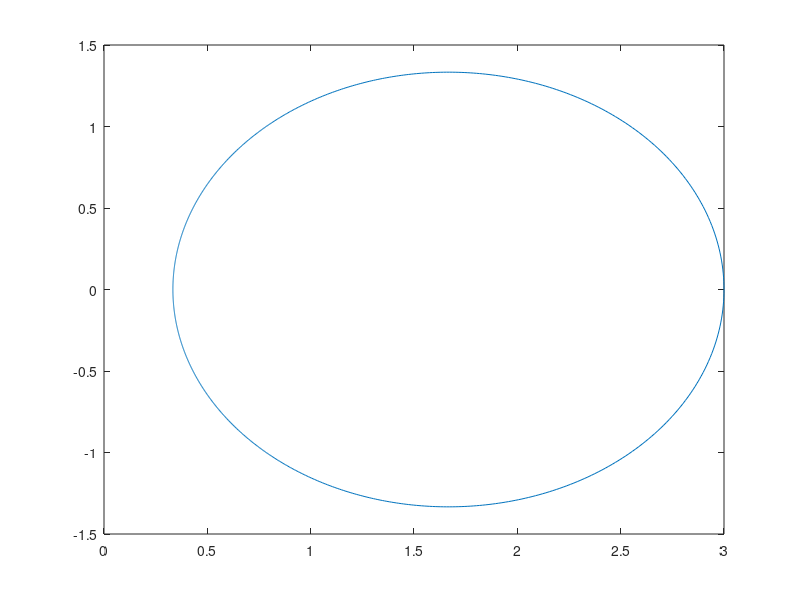

MATLAB code for this plot:

% % *** plot region of stability ***
th = linspace(0,2*pi,1000);
z = exp(1i*th);

S = @(z) (1 + z/2)/(1 - z/2);

reg = zeros(1,1000);

for i = 1:1000
    reg(i) = S(z(i));
end

plot(reg)

S(1)

